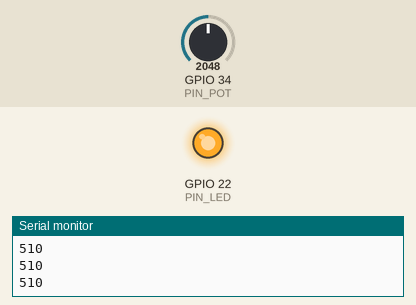
Recording of a sketch running on a simulated ESP32. Parts: output pins drawn as LEDs (lit = HIGH), the last lines printed to the serial monitor. The test bench sets the inputs (shaded band); at power-on: GPIO 34 (PIN_POT) = 2048.

Above: at 1.2 s.
1.3 s: GPIO 34 (PIN_POT) set to 491
At 2.5 s:
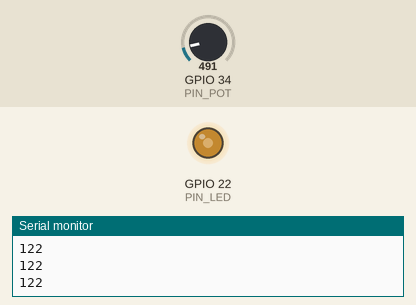
2.8 s: GPIO 34 (PIN_POT) set to 0
At 3.7 s:
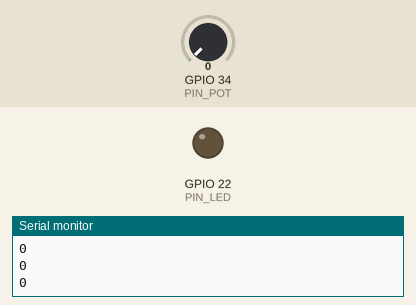
4.3 s: GPIO 34 (PIN_POT) set to 1228
At 4.8 s:
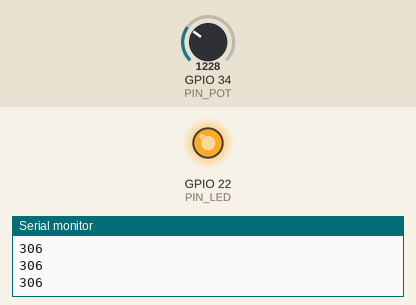
Timing chart, 0 to 7.3 s (numbered marks = the images above; inputs shaded):
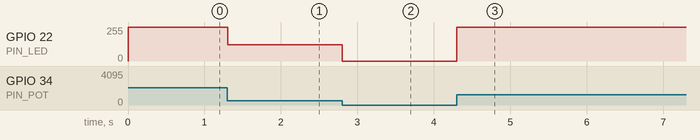

Measured:
- after the input at 1.3 s, GPIO 22 (PIN_LED): 255/255 → 122/255 at once
- after the input at 2.8 s, GPIO 22 (PIN_LED): 122/255 → 0/255 at once
- after the input at 4.3 s, GPIO 22 (PIN_LED): 0/255 → 255/255 at once

The sketch:

esp32_pwm.ino
```cpp
/**
 *
 * e-mail : rachelsysteme@gmail.com
 * gitHub : https://github.com/RS-malik-el
 *
 * @AUTEUR : Exaucé KIMBEMBE / OpenProgramming
 * DATE : 30/10/2022
 *
 * * @Board : esp32
 *
 * Dans ce programme nous allons apprendre comment utiliser les sorties PWM
 * et contrôler l'allumage d'une led avec un potentiomètre
 *
 * Etape 1:
 *  ** Choisir un canal PWM. Il y a 16 canaux de 0 à 15.
 * Etape 2:
 *  ** Définir la fréquence du signal PWM.
 * Etape 3:
 *  ** Définir la résolution du cycle de service du signal: de 1 à 16 bits.
 * Etape 4:
 *  ** Spécifier sur quel(s) GPIO ou GPIO le signal apparaîtra.
 * Etape 5:
 * ** Definir le cycle du GPIO
 *
 * NB: Un canal peut être associé à différent GPIO(s)
*/

#define PIN_POT 34 // Pin connecté au pententiomètre
#define PIN_LED 22 // Pin connecté à la LED

// Paramètre PWM
#define FREQ  1000
#define CHANNEL  0
#define RESOLUTION  8 // 8 bits (0 - 255)

int cycle = 0;

void setup(){
    Serial.begin(9600); // Initialisation de la communication série

    pinMode(PIN_POT,INPUT); // Définition du pin comme entrée
    pinMode(PIN_LED,OUTPUT);// Pin définit comme une sortie

    // Potentiomètre
    analogSetWidth(10); // Définition de la résolution du signal(0-1023)

    //Initialisation du canal PWM
    ledcSetup(CHANNEL, FREQ, RESOLUTION); // Configure le canal pmw
    ledcAttachPin(PIN_LED, CHANNEL); // Attache le pin au canal pwm
}

void loop(){
    cycle = map(analogRead(PIN_POT),0,1023,0,255); // Lecture et conversion des valeurs analogique
    ledcWrite(CHANNEL, cycle); // Définit le signal de sortie du canal
    Serial.println(ledcRead(CHANNEL)); // Affiche le cycle du canal
}
```
